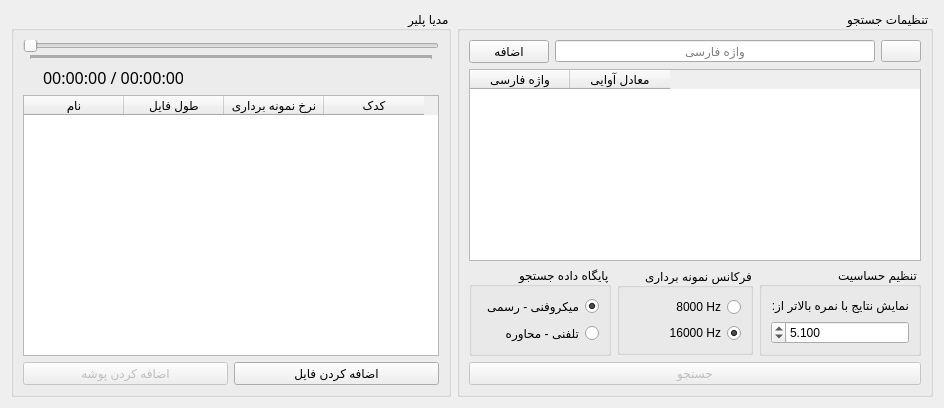
        <widget class="QWidget" name="searchTab">
         <attribute name="icon">
          <iconset resource="resource.qrc">
           <normaloff>:/icon/loupe.png</normaloff>:/icon/loupe.png</iconset>
         </attribute>
         <attribute name="title">
          <string>  جستجوی صوتی   </string>
         </attribute>
         <layout class="QGridLayout" name="gridLayout_2">
          <item row="0" column="0">
           <layout class="QHBoxLayout" name="TopLayout" stretch="0,0">
            <property name="sizeConstraint">
             <enum>QLayout::SetMaximumSize</enum>
            </property>
            <item>
             <widget class="QGroupBox" name="MediaGb">
              <property name="sizePolicy">
               <sizepolicy hsizetype="Preferred" vsizetype="Preferred">
                <horstretch>0</horstretch>
                <verstretch>0</verstretch>
               </sizepolicy>
              </property>
              <property name="layoutDirection">
               <enum>Qt::RightToLeft</enum>
              </property>
              <property name="title">
               <string>مدیا پلیر</string>
              </property>
              <layout class="QVBoxLayout" name="verticalLayout">
               <item>
                <widget class="QSlider" name="slider">
                 <property name="sizePolicy">
                  <sizepolicy hsizetype="Preferred" vsizetype="Fixed">
                   <horstretch>0</horstretch>
                   <verstretch>0</verstretch>
                  </sizepolicy>
                 </property>
                 <property name="layoutDirection">
                  <enum>Qt::LeftToRight</enum>
                 </property>
                 <property name="maximum">
                  <number>999</number>
                 </property>
                 <property name="singleStep">
                  <number>1</number>
                 </property>
                 <property name="pageStep">
                  <number>1</number>
                 </property>
                 <property name="tracking">
                  <bool>true</bool>
                 </property>
                 <property name="orientation">
                  <enum>Qt::Horizontal</enum>
                 </property>
                 <property name="invertedAppearance">
                  <bool>false</bool>
                 </property>
                 <property name="invertedControls">
                  <bool>false</bool>
                 </property>
                 <property name="tickPosition">
                  <enum>QSlider::TicksBelow</enum>
                 </property>
                 <property name="tickInterval">
                  <number>1</number>
                 </property>
                </widget>
               </item>
               <item>
                <layout class="QHBoxLayout" name="horizontalLayout">
                 <item>
                  <layout class="QHBoxLayout" name="mediaLayout"/>
                 </item>
                 <item>
                  <spacer name="horizontalSpacer">
                   <property name="orientation">
                    <enum>Qt::Horizontal</enum>
                   </property>
                   <property name="sizeHint" stdset="0">
                    <size>
                     <width>40</width>
                     <height>20</height>
                    </size>
                   </property>
                  </spacer>
                 </item>
                 <item>
                  <widget class="QLabel" name="labelDuration">
                   <property name="minimumSize">
                    <size>
                     <width>140</width>
                     <height>0</height>
                    </size>
                   </property>
                   <property name="maximumSize">
                    <size>
                     <width>120</width>
                     <height>16777215</height>
                    </size>
                   </property>
                   <property name="font">
                    <font>
                     <family>IRNazanin</family>
                     <pointsize>12</pointsize>
                     <weight>50</weight>
                     <italic>false</italic>
                     <bold>false</bold>
                    </font>
                   </property>
                   <property name="text">
                    <string>00:00:00 / 00:00:00</string>
                   </property>
                  </widget>
                 </item>
                </layout>
               </item>
               <item>
                <widget class="QTableWidget" name="playlistTableWidget">
                 <property name="layoutDirection">
                  <enum>Qt::LeftToRight</enum>
                 </property>
                 <property name="sizeAdjustPolicy">
                  <enum>QAbstractScrollArea::AdjustToContentsOnFirstShow</enum>
                 </property>
                 <property name="editTriggers">
                  <set>QAbstractItemView::NoEditTriggers</set>
                 </property>
                 <property name="selectionMode">
                  <enum>QAbstractItemView::SingleSelection</enum>
                 </property>
                 <property name="selectionBehavior">
                  <enum>QAbstractItemView::SelectRows</enum>
                 </property>
                 <property name="verticalScrollMode">
                  <enum>QAbstractItemView::ScrollPerPixel</enum>
                 </property>
                 <property name="cornerButtonEnabled">
                  <bool>false</bool>
                 </property>
                 <column>
                  <property name="text">
                   <string>نام</string>
                  </property>
                 </column>
                 <column>
                  <property name="text">
                   <string>طول فایل</string>
                  </property>
                 </column>
                 <column>
                  <property name="text">
                   <string>نرخ نمونه برداری</string>
                  </property>
                 </column>
                 <column>
                  <property name="text">
                   <string>کدک</string>
                  </property>
                 </column>
                </widget>
               </item>
               <item>
                <layout class="QHBoxLayout" name="horizontalLayout_6">
                 <item>
                  <widget class="QPushButton" name="openButton">
                   <property name="sizePolicy">
                    <sizepolicy hsizetype="Expanding" vsizetype="Fixed">
                     <horstretch>0</horstretch>
                     <verstretch>0</verstretch>
                    </sizepolicy>
                   </property>
                   <property name="layoutDirection">
                    <enum>Qt::LeftToRight</enum>
                   </property>
                   <property name="text">
                    <string>اضافه کردن فایل</string>
                   </property>
                   <property name="icon">
                    <iconset resource="resource.qrc">
                     <normaloff>:/icon/file.png</normaloff>:/icon/file.png</iconset>
                   </property>
                   <property name="iconSize">
                    <size>
                     <width>22</width>
                     <height>22</height>
                    </size>
                   </property>
                  </widget>
                 </item>
                 <item>
                  <widget class="QPushButton" name="openFolderButton">
                   <property name="enabled">
                    <bool>false</bool>
                   </property>
                   <property name="sizePolicy">
                    <sizepolicy hsizetype="Expanding" vsizetype="Fixed">
                     <horstretch>0</horstretch>
                     <verstretch>0</verstretch>
                    </sizepolicy>
                   </property>
                   <property name="layoutDirection">
                    <enum>Qt::LeftToRight</enum>
                   </property>
                   <property name="text">
                    <string>اضافه کردن پوشه</string>
                   </property>
                   <property name="icon">
                    <iconset resource="resource.qrc">
                     <normaloff>:/icon/folder.png</normaloff>:/icon/folder.png</iconset>
                   </property>
                   <property name="iconSize">
                    <size>
                     <width>22</width>
                     <height>26</height>
                    </size>
                   </property>
                  </widget>
                 </item>
                </layout>
               </item>
              </layout>
             </widget>
            </item>
            <item>
             <widget class="QGroupBox" name="searchGb">
              <property name="layoutDirection">
               <enum>Qt::RightToLeft</enum>
              </property>
              <property name="title">
               <string>تنظیمات جستجو</string>
              </property>
              <layout class="QVBoxLayout" name="verticalLayout_3">
               <item>
                <layout class="QVBoxLayout" name="verticalLayout_14">
                 <item>
                  <layout class="QHBoxLayout" name="horizontalLayout_7">
                   <item>
                    <widget class="QPushButton" name="phonemHelpButton">
                     <property name="enabled">
                      <bool>true</bool>
                     </property>
                     <property name="text">
                      <string/>
                     </property>
                     <property name="icon">
                      <iconset resource="resource.qrc">
                       <normaloff>:/icon/question.png</normaloff>:/icon/question.png</iconset>
                     </property>
                     <property name="iconSize">
                      <size>
                       <width>22</width>
                       <height>24</height>
                      </size>
                     </property>
                    </widget>
                   </item>
                   <item>
                    <widget class="QLineEdit" name="persianWordLineEdit">
                     <property name="enabled">
                      <bool>true</bool>
                     </property>
                     <property name="whatsThis">
                      <string>واژه فارسی</string>
                     </property>
                     <property name="layoutDirection">
                      <enum>Qt::RightToLeft</enum>
                     </property>
                     <property name="alignment">
                      <set>Qt::AlignCenter</set>
                     </property>
                     <property name="placeholderText">
                      <string>واژه فارسی</string>
                     </property>
                    </widget>
                   </item>
                   <item>
                    <widget class="QPushButton" name="convertButton">
                     <property name="enabled">
                      <bool>true</bool>
                     </property>
                     <property name="layoutDirection">
                      <enum>Qt::LeftToRight</enum>
                     </property>
                     <property name="text">
                      <string>     اضافه     </string>
                     </property>
                     <property name="icon">
                      <iconset resource="resource.qrc">
                       <normaloff>:/icon/add.png</normaloff>:/icon/add.png</iconset>
                     </property>
                     <property name="iconSize">
                      <size>
                       <width>20</width>
                       <height>20</height>
                      </size>
                     </property>
                    </widget>
                   </item>
                  </layout>
                 </item>
                 <item>
                  <widget class="QTableWidget" name="wordlistTableWidget">
                   <property name="layoutDirection">
                    <enum>Qt::LeftToRight</enum>
                   </property>
                   <property name="editTriggers">
                    <set>QAbstractItemView::DoubleClicked|QAbstractItemView::EditKeyPressed</set>
                   </property>
                   <property name="showDropIndicator" stdset="0">
                    <bool>false</bool>
                   </property>
                   <property name="alternatingRowColors">
                    <bool>true</bool>
                   </property>
                   <property name="selectionMode">
                    <enum>QAbstractItemView::SingleSelection</enum>
                   </property>
                   <property name="selectionBehavior">
                    <enum>QAbstractItemView::SelectRows</enum>
                   </property>
                   <property name="cornerButtonEnabled">
                    <bool>false</bool>
                   </property>
                   <column>
                    <property name="text">
                     <string>واژه فارسی</string>
                    </property>
                   </column>
                   <column>
                    <property name="text">
                     <string>معادل آوایی</string>
                    </property>
                   </column>
                  </widget>
                 </item>
                 <item>
                  <layout class="QGridLayout" name="gridLayout_3"/>
                 </item>
                 <item>
                  <layout class="QHBoxLayout" name="horizontalLayout_19">
                   <item>
                    <widget class="QGroupBox" name="groupBox">
                     <property name="title">
                      <string>تنظیم حساسیت</string>
                     </property>
                     <layout class="QVBoxLayout" name="verticalLayout_6">
                      <item>
                       <widget class="QLabel" name="label">
                        <property name="text">
                         <string>نمایش نتایج با نمره بالاتر از:</string>
                        </property>
                       </widget>
                      </item>
                      <item>
                       <widget class="QDoubleSpinBox" name="initialThresholdBox">
                        <property name="decimals">
                         <number>3</number>
                        </property>
                        <property name="minimum">
                         <double>4.000000000000000</double>
                        </property>
                        <property name="maximum">
                         <double>7.000000000000000</double>
                        </property>
                        <property name="singleStep">
                         <double>0.010000000000000</double>
                        </property>
                        <property name="value">
                         <double>5.100000000000000</double>
                        </property>
                       </widget>
                      </item>
                     </layout>
                    </widget>
                   </item>
                   <item>
                    <widget class="QGroupBox" name="groupBox_6">
                     <property name="sizePolicy">
                      <sizepolicy hsizetype="Minimum" vsizetype="Fixed">
                       <horstretch>0</horstretch>
                       <verstretch>0</verstretch>
                      </sizepolicy>
                     </property>
                     <property name="title">
                      <string>فرکانس نمونه برداری</string>
                     </property>
                     <layout class="QVBoxLayout" name="verticalLayout_4">
                      <item>
                       <widget class="QRadioButton" name="samplerate8">
                        <property name="text">
                         <string>8000 Hz</string>
                        </property>
                        <property name="checked">
                         <bool>false</bool>
                        </property>
                       </widget>
                      </item>
                      <item>
                       <widget class="QRadioButton" name="samplerate16">
                        <property name="text">
                         <string>16000 Hz</string>
                        </property>
                        <property name="checked">
                         <bool>true</bool>
                        </property>
                       </widget>
                      </item>
                     </layout>
                    </widget>
                   </item>
                   <item>
                    <widget class="QGroupBox" name="groupBox_3">
                     <property name="sizePolicy">
                      <sizepolicy hsizetype="Minimum" vsizetype="Fixed">
                       <horstretch>0</horstretch>
                       <verstretch>0</verstretch>
                      </sizepolicy>
                     </property>
                     <property name="title">
                      <string>پایگاه داده جستجو</string>
                     </property>
                     <layout class="QVBoxLayout" name="verticalLayout_7">
                      <item>
                       <widget class="QRadioButton" name="micRadioButton">
                        <property name="text">
                         <string>میکروفنی - رسمی</string>
                        </property>
                        <property name="icon">
                         <iconset resource="resource.qrc">
                          <normaloff>:/icon/database.png</normaloff>:/icon/database.png</iconset>
                        </property>
                        <property name="checked">
                         <bool>true</bool>
                        </property>
                       </widget>
                      </item>
                      <item>
                       <widget class="QRadioButton" name="telRadioButton">
                        <property name="text">
                         <string>تلفنی - محاوره</string>
                        </property>
                        <property name="icon">
                         <iconset resource="resource.qrc">
                          <normaloff>:/icon/database.png</normaloff>:/icon/database.png</iconset>
                        </property>
                       </widget>
                      </item>
                     </layout>
                    </widget>
                   </item>
                  </layout>
                 </item>
                 <item>
                  <widget class="QPushButton" name="searchButton">
                   <property name="enabled">
                    <bool>false</bool>
                   </property>
                   <property name="sizePolicy">
                    <sizepolicy hsizetype="Minimum" vsizetype="Fixed">
                     <horstretch>0</horstretch>
                     <verstretch>0</verstretch>
                    </sizepolicy>
                   </property>
                   <property name="layoutDirection">
                    <enum>Qt::LeftToRight</enum>
                   </property>
                   <property name="text">
                    <string>جستجو</string>
                   </property>
                   <property name="icon">
                    <iconset resource="resource.qrc">
                     <normaloff>:/icon/loupe.png</normaloff>:/icon/loupe.png</iconset>
                   </property>
                   <property name="iconSize">
                    <size>
                     <width>26</width>
                     <height>26</height>
                    </size>
                   </property>
                  </widget>
                 </item>
                </layout>
               </item>
              </layout>
             </widget>
            </item>
           </layout>
          </item>
         </layout>
        </widget>
